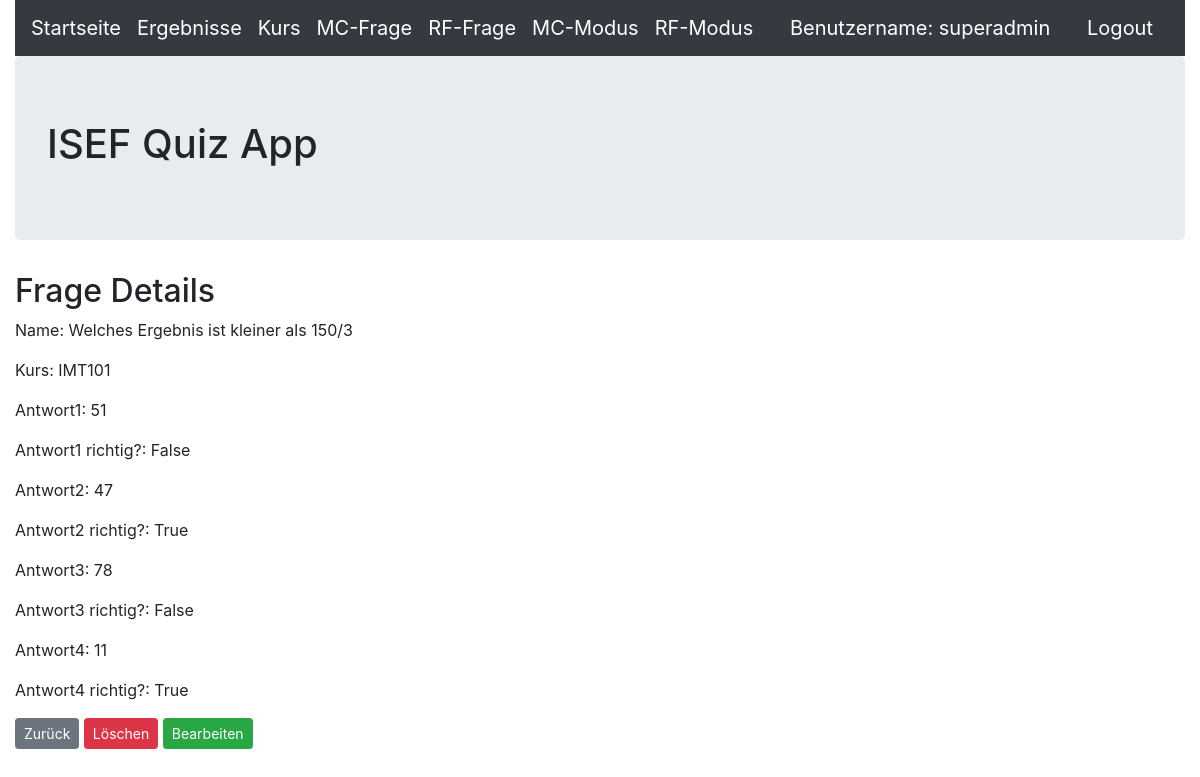
/frage/5/ (signed in), run on an earlier commit of the app's database.
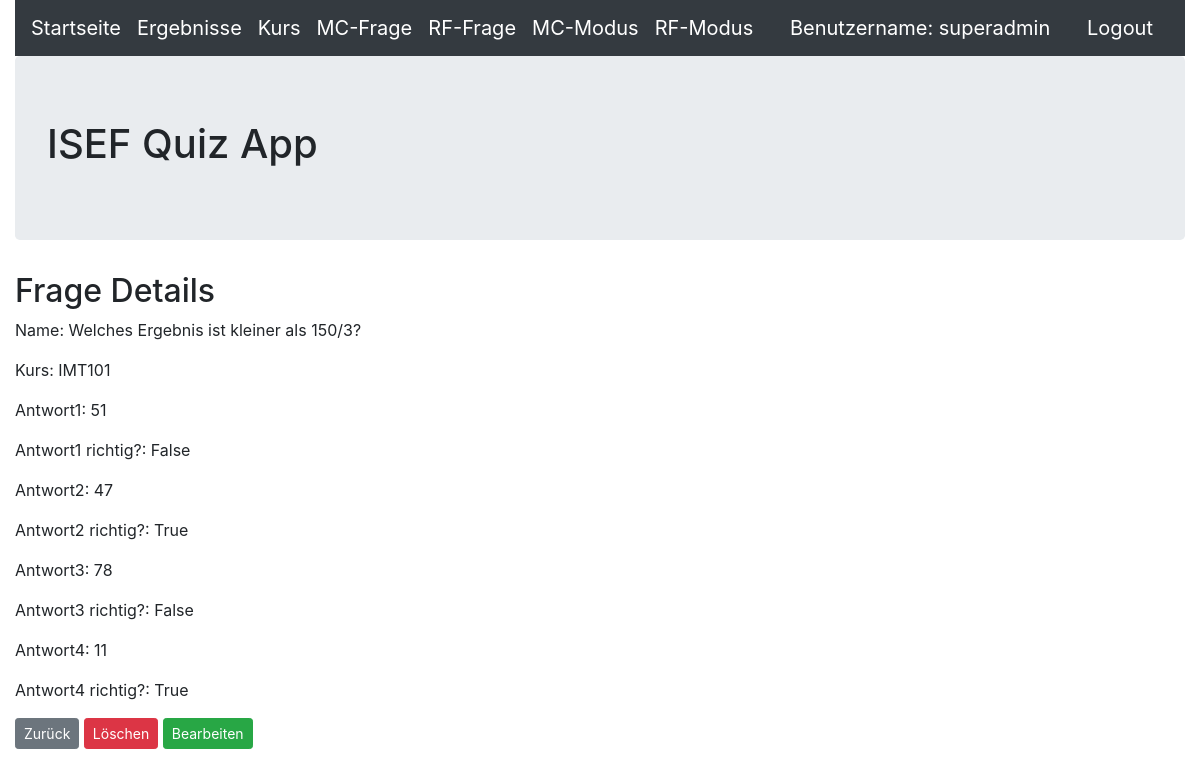
And on a later commit of the database.
### quiz/models.py (models this page shows, shortened)
class Frage(models.Model):
    name = models.CharField(max_length=255,blank=False,help_text='Geben Sie hier die Frage ein')
    kurs = models.ForeignKey(Kurs,null=True,blank=False,on_delete=models.CASCADE,help_text='Wählen Sie den Kurs, welchem die Frage zugewiesen wird')
    antwort1 = models.CharField(max_length=255,blank=False,null=True,help_text='Geben Sie die Antwort1 der Frage ein')
    antwort1richtig = models.BooleanField(default=False,help_text='Geben Sie an ob Antwort1 richtig ist',verbose_name="Antwort1 richtig?")
    antwort2 = models.CharField(max_length=255,blank=False,null=True,help_text='Geben Sie die Antwort2 der Frage ein')
    antwort2richtig = models.BooleanField(default=False,help_text='Geben Sie an ob Antwort2 richtig ist',verbose_name="Antwort2 richtig?")
    antwort3 = models.CharField(max_length=255,blank=True,null=True,help_text='Geben Sie die Antwort3 der Frage ein (optional)')
    antwort3richtig = models.BooleanField(default=False,help_text='Geben Sie an ob Antwort3 richtig ist',verbose_name="Antwort3 richtig?")
    antwort4 = models.CharField(max_length=255,blank=True,null=True,help_text='Geben Sie die Antwort4 der Frage ein (optional)')
    antwort4richtig = models.BooleanField(default=False,help_text='Geben Sie an ob Antwort4 richtig ist',verbose_name="Antwort4 richtig?")

class Kurs(models.Model):
    name = models.CharField(max_length=50,help_text='Geben Sie den Namen des Kurses ein')
    beschreibung = models.CharField(max_length=255,help_text='Geben Sie die Beschreibung des Kurses ein')
    def __str__(self):
        return self.name

### quiz/views.py (the view)
# urls.py: path('frage/<int:pk>/', FrageDetail.as_view(), name='frage_detail'),
class FrageDetail(AuthDetailView):
    model = Frage
    template_name = 'frage/frage_detail.html'

### quiz/templates/frage/frage_detail.html
{% extends 'base.html' %}
{% block content %}
    <h2>Frage Details</h2>
    <p>Name: {{ frage.name }}</p>
	<p>Kurs: {{ frage.kurs }}</p>
    <p>Antwort1: {{ frage.antwort1 }}</p>
	<p>Antwort1 richtig?: {{ frage.antwort1richtig }}</p>
	<p>Antwort2: {{ frage.antwort2 }}</p>
	<p>Antwort2 richtig?: {{ frage.antwort2richtig }}</p>
	<p>Antwort3: {{ frage.antwort3 }}</p>
	<p>Antwort3 richtig?: {{ frage.antwort3richtig }}</p>
	<p>Antwort4: {{ frage.antwort4 }}</p>
	<p>Antwort4 richtig?: {{ frage.antwort4richtig }}</p>
    <a class="btn btn-secondary btn-sm" href="{% url 'frage_start' %}">Zurück</a>
    <a class="btn btn-danger btn-sm" href="{% url 'frage_delete' frage.pk %}">Löschen</a>
    <a class="btn btn-success btn-sm" href="{% url 'frage_update' frage.pk %}">Bearbeiten</a>
{% endblock content %}

What changed in the data, as far as the page shows it:
changed Frage "False": name "Welches Ergebnis ist kleiner als 150/3" → "Welches Ergebnis ist kleiner als 150/3?"
